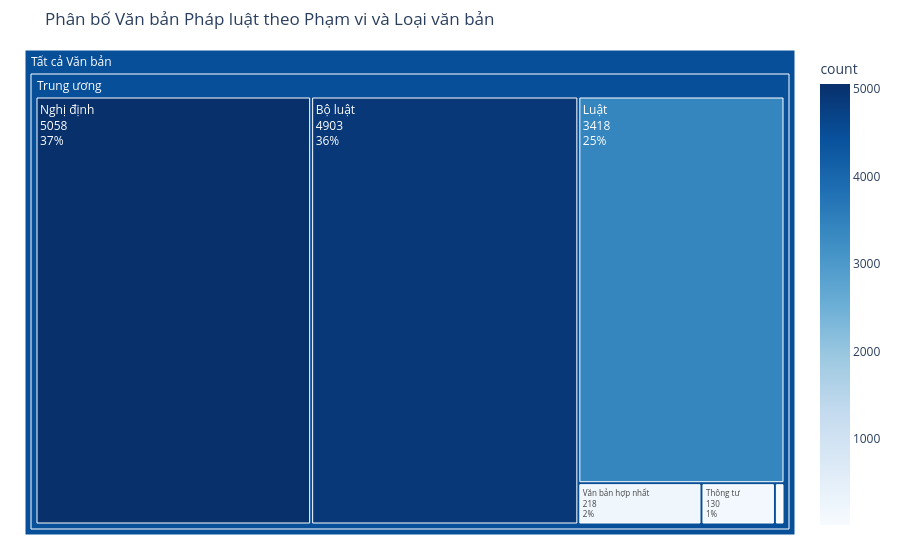

Notebook code for this chart:
### Markdown cell above
## IV. Phân tích Phân loại Đa chiều
### 1. Treemap: Phân bố theo Phạm vi / Loại văn bản

### Code cell
treemap_data = df.groupby(['scope', 'doc_type']).size().reset_index(name='count')
treemap_data = treemap_data[treemap_data['count'] > max(5, int(total_docs * 0.001))]  # ngưỡng lọc tương đối theo quy mô data

fig = px.treemap(
    treemap_data,
    path=[px.Constant("Tất cả Văn bản"), 'scope', 'doc_type'],
    values='count',
    color='count',
    color_continuous_scale='Blues',
    title='Phân bố Văn bản Pháp luật theo Phạm vi và Loại văn bản'
)
fig.update_traces(textinfo="label+value+percent parent")
fig.update_layout(margin=dict(t=50, l=25, r=25, b=25))
fig.show()

### Figure 1 — Plotly figure (JSON) as saved in the notebook; plotly's stock layout.template omitted (floating-point values rounded to 4 significant figures)
{"data": [{"branchvalues": "total", "customdata": [[4903.0], [3418.0], [5058.0], [17.0], [130.0], [218.0], [4465.0], [4465.0]], "domain": {"x": [0, 1], "y": [0, 1]}, "hovertemplate": "labels=%{label}<br>count_sum=%{value}<br>parent=%{parent}<br>id=%{id}<br>count=%{color}<extra></extra>", "ids": ["Tất cả Văn bản/Trung ương/Bộ luật", "Tất cả Văn bản/Trung ương/Luật", "Tất cả Văn bản/Trung ương/Nghị định", "Tất cả Văn bản/Trung ương/Quyết định", "Tất cả Văn bản/Trung ương/Thông tư", "Tất cả Văn bản/Trung ương/Văn bản hợp nhất", "Tất cả Văn bản/Trung ương", "Tất cả Văn bản"], "labels": ["Bộ luật", "Luật", "Nghị định", "Quyết định", "Thông tư", "Văn bản hợp nhất", "Trung ương", "Tất cả Văn bản"], "marker": {"coloraxis": "coloraxis", "colors": [4903.0, 3418.0, 5058.0, 17.0, 130.0, 218.0, 4465.0, 4465.0]}, "name": "", "parents": ["Tất cả Văn bản/Trung ương", "Tất cả Văn bản/Trung ương", "Tất cả Văn bản/Trung ương", "Tất cả Văn bản/Trung ương", "Tất cả Văn bản/Trung ương", "Tất cả Văn bản/Trung ương", "Tất cả Văn bản", ""], "textinfo": "label+value+percent parent", "type": "treemap", "values": [4903.0, 3418.0, 5058.0, 17.0, 130.0, 218.0, 13740.0, 13740.0]}], "layout": {"coloraxis": {"colorbar": {"title": {"text": "count"}}, "colorscale": [[0, "rgb(247,251,255)"], [0.125, "rgb(222,235,247)"], [0.25, "rgb(198,219,239)"], [0.375, "rgb(158,202,225)"], [0.5, "rgb(107,174,214)"], [0.625, "rgb(66,146,198)"], [0.75, "rgb(33,113,181)"], [0.875, "rgb(8,81,156)"], [1, "rgb(8,48,107)"]]}, "legend": {"tracegroupgap": 0}, "margin": {"b": 25, "l": 25, "r": 25, "t": 50}, "title": {"text": "Phân bố Văn bản Pháp luật theo Phạm vi và Loại văn bản"}}}
